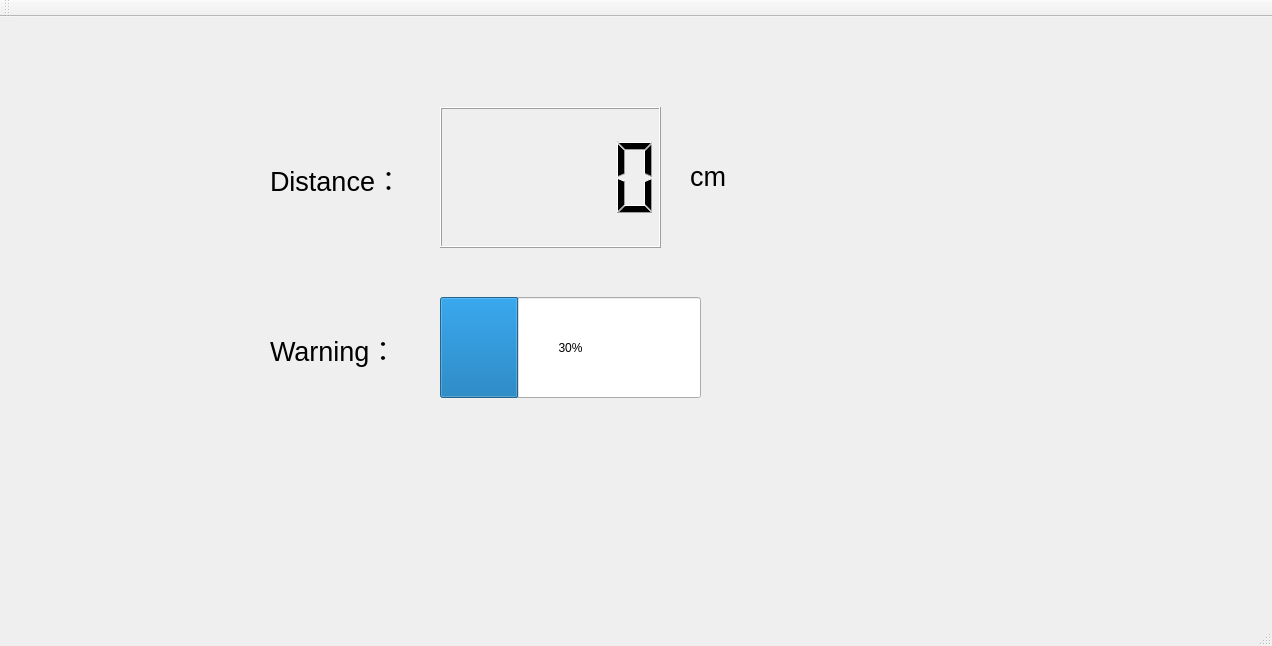
<?xml version="1.0" encoding="UTF-8"?>
<ui version="4.0">
 <class>MainWindow</class>
 <widget class="QMainWindow" name="MainWindow">
  <property name="geometry">
   <rect>
    <x>0</x>
    <y>0</y>
    <width>1272</width>
    <height>646</height>
   </rect>
  </property>
  <property name="windowTitle">
   <string>MainWindow</string>
  </property>
  <widget class="QWidget" name="centralWidget">
   <widget class="QLabel" name="label_3">
    <property name="geometry">
     <rect>
      <x>270</x>
      <y>140</y>
      <width>156</width>
      <height>45</height>
     </rect>
    </property>
    <property name="text">
     <string>&lt;html&gt;&lt;head/&gt;&lt;body&gt;&lt;p&gt;&lt;span style=&quot; font-size:20pt;&quot;&gt;Distance：&lt;/span&gt;&lt;/p&gt;&lt;/body&gt;&lt;/html&gt;</string>
    </property>
   </widget>
   <widget class="QLCDNumber" name="lcdNumber">
    <property name="geometry">
     <rect>
      <x>440</x>
      <y>90</y>
      <width>221</width>
      <height>141</height>
     </rect>
    </property>
   </widget>
   <widget class="QLabel" name="label">
    <property name="geometry">
     <rect>
      <x>690</x>
      <y>140</y>
      <width>43</width>
      <height>40</height>
     </rect>
    </property>
    <property name="text">
     <string>&lt;html&gt;&lt;head/&gt;&lt;body&gt;&lt;p&gt;&lt;span style=&quot; font-size:20pt;&quot;&gt;cm&lt;/span&gt;&lt;/p&gt;&lt;/body&gt;&lt;/html&gt;</string>
    </property>
   </widget>
   <widget class="QProgressBar" name="progressBar">
    <property name="geometry">
     <rect>
      <x>440</x>
      <y>280</y>
      <width>261</width>
      <height>101</height>
     </rect>
    </property>
    <property name="maximum">
     <number>80</number>
    </property>
    <property name="value">
     <number>24</number>
    </property>
   </widget>
   <widget class="QLabel" name="label_4">
    <property name="geometry">
     <rect>
      <x>270</x>
      <y>310</y>
      <width>154</width>
      <height>45</height>
     </rect>
    </property>
    <property name="text">
     <string>&lt;html&gt;&lt;head/&gt;&lt;body&gt;&lt;p&gt;&lt;span style=&quot; font-size:20pt;&quot;&gt;Warning：&lt;/span&gt;&lt;/p&gt;&lt;/body&gt;&lt;/html&gt;</string>
    </property>
   </widget>
  </widget>
  <widget class="QMenuBar" name="menuBar">
   <property name="geometry">
    <rect>
     <x>0</x>
     <y>0</y>
     <width>1272</width>
     <height>26</height>
    </rect>
   </property>
  </widget>
  <widget class="QToolBar" name="mainToolBar">
   <attribute name="toolBarArea">
    <enum>TopToolBarArea</enum>
   </attribute>
   <attribute name="toolBarBreak">
    <bool>false</bool>
   </attribute>
  </widget>
  <widget class="QStatusBar" name="statusBar"/>
 </widget>
 <layoutdefault spacing="6" margin="11"/>
 <resources/>
 <connections/>
</ui>
